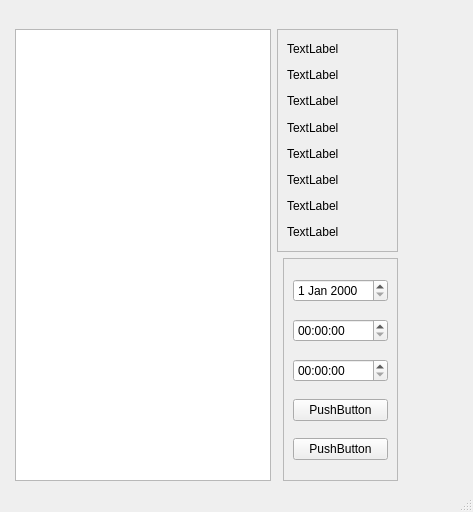
<?xml version="1.0" encoding="UTF-8"?>
<ui version="4.0">
 <class>MainWindow</class>
 <widget class="QMainWindow" name="MainWindow">
  <property name="geometry">
   <rect>
    <x>0</x>
    <y>0</y>
    <width>473</width>
    <height>512</height>
   </rect>
  </property>
  <property name="windowTitle">
   <string>MainWindow</string>
  </property>
  <widget class="QWidget" name="centralwidget">
   <layout class="QGridLayout" name="gridLayout">
    <item row="2" column="4">
     <spacer name="horizontalSpacer_2">
      <property name="orientation">
       <enum>Qt::Horizontal</enum>
      </property>
      <property name="sizeHint" stdset="0">
       <size>
        <width>40</width>
        <height>20</height>
       </size>
      </property>
     </spacer>
    </item>
    <item row="1" column="2" colspan="2">
     <widget class="QFrame" name="frame_2">
      <property name="frameShape">
       <enum>QFrame::StyledPanel</enum>
      </property>
      <property name="frameShadow">
       <enum>QFrame::Raised</enum>
      </property>
      <layout class="QVBoxLayout" name="verticalLayout_2">
       <item>
        <widget class="QLabel" name="label_1">
         <property name="text">
          <string>TextLabel</string>
         </property>
        </widget>
       </item>
       <item>
        <widget class="QLabel" name="label_2">
         <property name="text">
          <string>TextLabel</string>
         </property>
        </widget>
       </item>
       <item>
        <widget class="QLabel" name="label_3">
         <property name="text">
          <string>TextLabel</string>
         </property>
        </widget>
       </item>
       <item>
        <widget class="QLabel" name="label_4">
         <property name="text">
          <string>TextLabel</string>
         </property>
        </widget>
       </item>
       <item>
        <widget class="QLabel" name="label_5">
         <property name="text">
          <string>TextLabel</string>
         </property>
        </widget>
       </item>
       <item>
        <widget class="QLabel" name="label_6">
         <property name="text">
          <string>TextLabel</string>
         </property>
        </widget>
       </item>
       <item>
        <widget class="QLabel" name="label_7">
         <property name="text">
          <string>TextLabel</string>
         </property>
        </widget>
       </item>
       <item>
        <widget class="QLabel" name="label_8">
         <property name="text">
          <string>TextLabel</string>
         </property>
        </widget>
       </item>
      </layout>
     </widget>
    </item>
    <item row="2" column="3">
     <widget class="QFrame" name="frame">
      <property name="frameShape">
       <enum>QFrame::StyledPanel</enum>
      </property>
      <property name="frameShadow">
       <enum>QFrame::Raised</enum>
      </property>
      <layout class="QVBoxLayout" name="verticalLayout">
       <item>
        <widget class="QDateEdit" name="dateEdit"/>
       </item>
       <item>
        <widget class="QTimeEdit" name="timeEdit_Start"/>
       </item>
       <item>
        <widget class="QTimeEdit" name="timeEdit_End"/>
       </item>
       <item>
        <widget class="QPushButton" name="pushButton_open_file">
         <property name="text">
          <string>PushButton</string>
         </property>
        </widget>
       </item>
       <item>
        <widget class="QPushButton" name="pushButton_Close">
         <property name="text">
          <string>PushButton</string>
         </property>
        </widget>
       </item>
      </layout>
     </widget>
    </item>
    <item row="1" column="4">
     <spacer name="horizontalSpacer">
      <property name="orientation">
       <enum>Qt::Horizontal</enum>
      </property>
      <property name="sizeHint" stdset="0">
       <size>
        <width>40</width>
        <height>20</height>
       </size>
      </property>
     </spacer>
    </item>
    <item row="1" column="1" rowspan="2">
     <widget class="QTableView" name="tableView"/>
    </item>
    <item row="0" column="2" colspan="2">
     <spacer name="horizontalSpacer_5">
      <property name="orientation">
       <enum>Qt::Horizontal</enum>
      </property>
      <property name="sizeHint" stdset="0">
       <size>
        <width>40</width>
        <height>20</height>
       </size>
      </property>
     </spacer>
    </item>
    <item row="0" column="0" colspan="2">
     <spacer name="horizontalSpacer_4">
      <property name="orientation">
       <enum>Qt::Horizontal</enum>
      </property>
      <property name="sizeHint" stdset="0">
       <size>
        <width>40</width>
        <height>20</height>
       </size>
      </property>
     </spacer>
    </item>
   </layout>
  </widget>
  <widget class="QMenuBar" name="menubar">
   <property name="geometry">
    <rect>
     <x>0</x>
     <y>0</y>
     <width>473</width>
     <height>22</height>
    </rect>
   </property>
  </widget>
  <widget class="QStatusBar" name="statusbar"/>
 </widget>
 <resources/>
 <connections/>
</ui>
